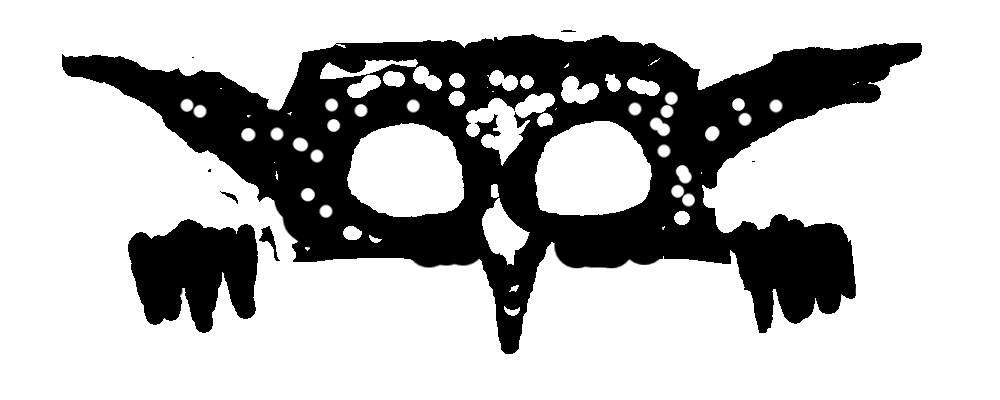
#> input picture old/goblin/goblin.png, 1000 x 400 px
$ python goblin.py
#> lines starting #> are read from the running program, lines starting #| are printed output that depends on the picture; pictures that were not available may be replaced by others from this repository, and a replacement may not be noted
from PIL import Image, ImageDraw
import vtracer
import re

goblin = Image.open("old/goblin/goblin.png").convert("RGBA")
#> goblin is the input picture: PIL image 1000x400 RGBA; mean R, G, B, A 11.3, 11.3, 11.3, 82.6

screentone = Image.open("../screentones/cmkosemen_screentones_040.png").convert("RGBA")
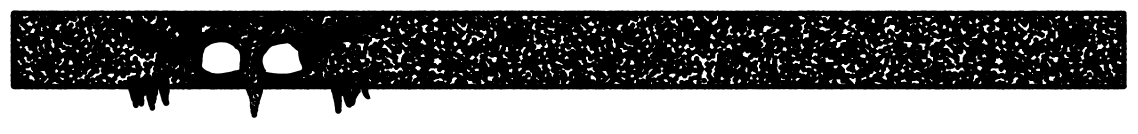
#> input picture old/goblin/combined.png, 3412 x 400 px, given in place of cmkosemen_screentones_040.png, which was not available (shown at 1/3 size)
#> screentone is the input picture: PIL image 3412x400 RGBA; mean R, G, B, A 0, 0, 0, 135.2

container_width = 700

width = 2800
height = 270


bg = Image.new("RGBA",(width,height),(0,0,0,0))
#> bg: PIL image 2800x270 RGBA; every value is 0

bg.paste(screentone)
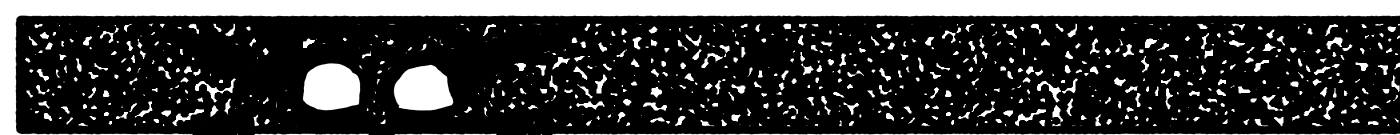
#> bg: PIL image 2800x270 RGBA (shown at 1/2 size); mean R, G, B, A 0, 0, 0, 198.2; transparent parts drawn white
draw = ImageDraw.Draw(bg)
draw.rectangle((0, 0, width, height), outline="black",width=20)

full_height =350

image = Image.new("RGBA",(width,full_height),(0,0,0,0))
#> image: PIL image 2800x350 RGBA; every value is 0
image.paste(bg)
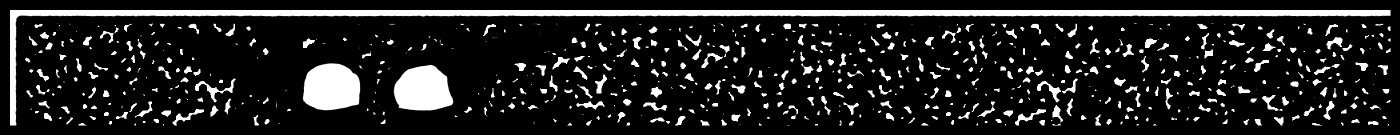
#> bg: PIL image 2800x270 RGBA (shown at 1/2 size); mean R, G, B, A 0, 0, 0, 220.9; transparent parts drawn white
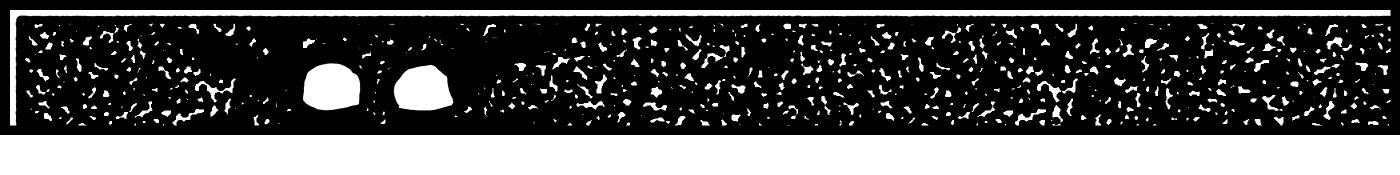
#> image: PIL image 2800x350 RGBA (shown at 1/2 size); mean R, G, B, A 0, 0, 0, 170.4; transparent parts drawn white

image.paste(goblin,[800,0],mask=goblin)
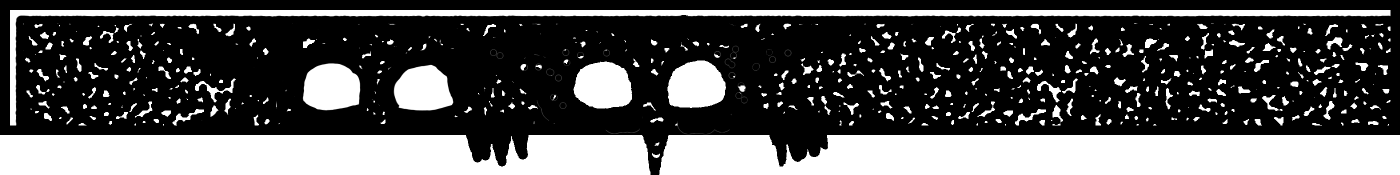
#> image: PIL image 2800x350 RGBA (shown at 1/2 size); mean R, G, B, A 4.6, 4.6, 4.6, 176; transparent parts drawn white

eye_width = 60
eye_height = 100
eye_sep = 180


#> (the run stopped early here; a loop or call above may not have finished)
